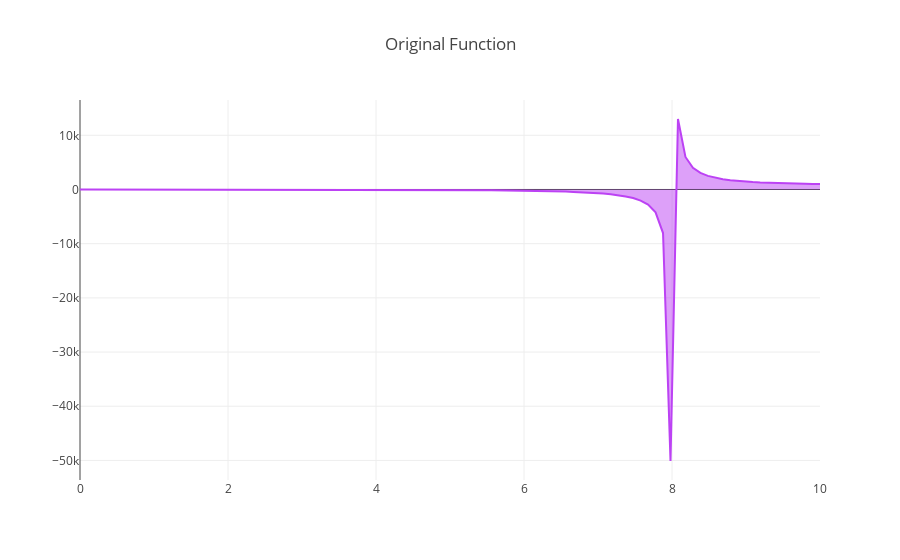

Notebook code cell kept with this figure:
### Code cell
# Instantiate
mf = MyFunctions(0, 10, 100)

# Required for displaying plotly in jupyter notebook
plotly.offline.init_notebook_mode(connected=True)

# Create traces
the_space = mf.get_space()
trace1 = Scatter(x=the_space, y=lambdify_fun(expression, the_space), name='f(x)', line=dict(color='#bc42f4'), fill='tonexty')
#trace2 = Scatter(x=the_space, y=lambdify_fun(testresult, the_space), name='ex integral', line=dict(color='#52FF33'))

# plot it
plotly.offline.iplot({
    "data": [trace1],
    "layout": Layout(title="Original Function")
})
